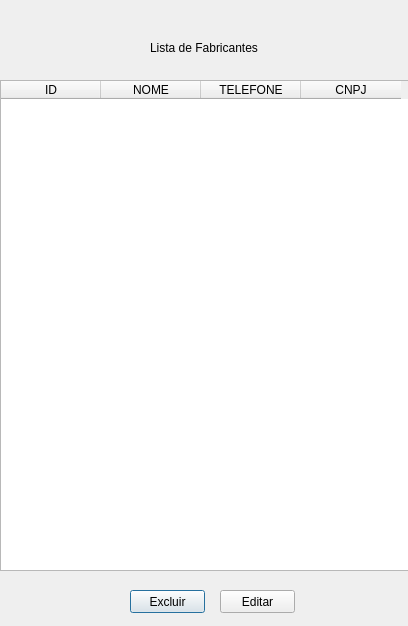
<?xml version="1.0" encoding="UTF-8"?>
<ui version="4.0">
 <class>Dialog</class>
 <widget class="QDialog" name="Dialog">
  <property name="geometry">
   <rect>
    <x>0</x>
    <y>0</y>
    <width>408</width>
    <height>626</height>
   </rect>
  </property>
  <property name="windowTitle">
   <string>Dialog</string>
  </property>
  <widget class="QTableWidget" name="tableWidget">
   <property name="geometry">
    <rect>
     <x>0</x>
     <y>80</y>
     <width>411</width>
     <height>491</height>
    </rect>
   </property>
   <column>
    <property name="text">
     <string>ID</string>
    </property>
   </column>
   <column>
    <property name="text">
     <string>NOME</string>
    </property>
   </column>
   <column>
    <property name="text">
     <string>TELEFONE</string>
    </property>
   </column>
   <column>
    <property name="text">
     <string>CNPJ</string>
    </property>
   </column>
  </widget>
  <widget class="QPushButton" name="pushButton">
   <property name="geometry">
    <rect>
     <x>130</x>
     <y>590</y>
     <width>75</width>
     <height>23</height>
    </rect>
   </property>
   <property name="text">
    <string>Excluir</string>
   </property>
  </widget>
  <widget class="QPushButton" name="pushButton_2">
   <property name="geometry">
    <rect>
     <x>220</x>
     <y>590</y>
     <width>75</width>
     <height>23</height>
    </rect>
   </property>
   <property name="text">
    <string>Editar</string>
   </property>
  </widget>
  <widget class="QLabel" name="label">
   <property name="geometry">
    <rect>
     <x>150</x>
     <y>40</y>
     <width>111</width>
     <height>16</height>
    </rect>
   </property>
   <property name="text">
    <string>Lista de Fabricantes</string>
   </property>
  </widget>
 </widget>
 <resources/>
 <connections/>
</ui>
